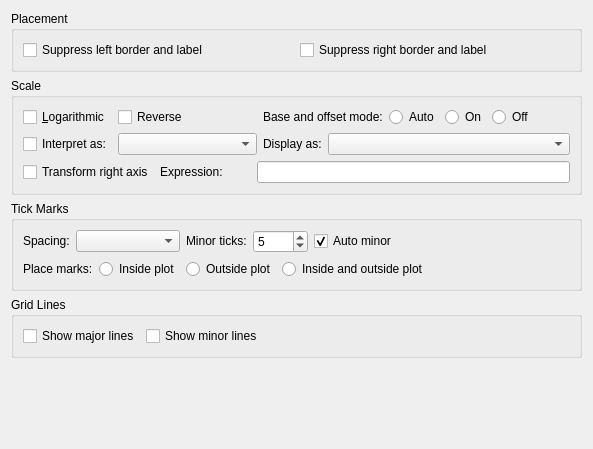
     <widget class="QWidget" name="TabPage">
      <attribute name="title">
       <string>Y Axis</string>
      </attribute>
      <layout class="QGridLayout">
       <item row="1" column="0">
        <widget class="Q3ButtonGroup" name="ButtonGroup1_2_2">
         <property name="sizePolicy">
          <sizepolicy hsizetype="Preferred" vsizetype="Fixed">
           <horstretch>0</horstretch>
           <verstretch>0</verstretch>
          </sizepolicy>
         </property>
         <property name="title">
          <string>Scale</string>
         </property>
         <layout class="QGridLayout">
          <item row="1" column="0">
           <widget class="QCheckBox" name="_checkBoxYInterpret">
            <property name="text">
             <string>Interpret as:</string>
            </property>
            <attribute name="buttonGroup">
             <string/>
            </attribute>
           </widget>
          </item>
          <item row="1" column="1" colspan="4">
           <widget class="QComboBox" name="_comboBoxYInterpret">
            <property name="sizePolicy">
             <sizepolicy hsizetype="MinimumExpanding" vsizetype="Fixed">
              <horstretch>0</horstretch>
              <verstretch>0</verstretch>
             </sizepolicy>
            </property>
           </widget>
          </item>
          <item row="0" column="0">
           <widget class="QCheckBox" name="YIsLog">
            <property name="sizePolicy">
             <sizepolicy hsizetype="Fixed" vsizetype="Fixed">
              <horstretch>0</horstretch>
              <verstretch>0</verstretch>
             </sizepolicy>
            </property>
            <property name="text">
             <string>&amp;Logarithmic</string>
            </property>
            <attribute name="buttonGroup">
             <string/>
            </attribute>
           </widget>
          </item>
          <item row="1" column="6" colspan="5">
           <widget class="QComboBox" name="_comboBoxYDisplay">
            <property name="sizePolicy">
             <sizepolicy hsizetype="MinimumExpanding" vsizetype="Fixed">
              <horstretch>0</horstretch>
              <verstretch>0</verstretch>
             </sizepolicy>
            </property>
           </widget>
          </item>
          <item row="2" column="0" colspan="2">
           <widget class="QCheckBox" name="_yTransformRight">
            <property name="text">
             <string>Transform right axis</string>
            </property>
            <attribute name="buttonGroup">
             <string/>
            </attribute>
           </widget>
          </item>
          <item row="1" column="5">
           <widget class="QLabel" name="textLabelYDisplayAs">
            <property name="text">
             <string>Display as:</string>
            </property>
            <property name="wordWrap">
             <bool>false</bool>
            </property>
            <property name="buddy">
             <cstring>_comboBoxYDisplay</cstring>
            </property>
           </widget>
          </item>
          <item row="2" column="2" colspan="2">
           <widget class="QLabel" name="textLabel3_4">
            <property name="text">
             <string>Expression:</string>
            </property>
            <property name="wordWrap">
             <bool>false</bool>
            </property>
            <property name="buddy">
             <cstring>_yTransformRightExp</cstring>
            </property>
           </widget>
          </item>
          <item row="2" column="4" colspan="7">
           <widget class="QLineEdit" name="_yTransformRightExp"/>
          </item>
          <item row="0" column="1" colspan="2">
           <widget class="QCheckBox" name="_yReversed">
            <property name="text">
             <string>Reverse</string>
            </property>
            <attribute name="buttonGroup">
             <string/>
            </attribute>
           </widget>
          </item>
          <item row="0" column="5" colspan="2">
           <widget class="QLabel" name="textLabel1_6_2_2">
            <property name="text">
             <string>Base and offset mode:</string>
            </property>
            <property name="wordWrap">
             <bool>false</bool>
            </property>
           </widget>
          </item>
          <item row="0" column="3">
           <spacer name="spacer34">
            <property name="orientation">
             <enum>Qt::Horizontal</enum>
            </property>
            <property name="sizeType">
             <enum>QSizePolicy::Expanding</enum>
            </property>
            <property name="sizeHint" stdset="0">
             <size>
              <width>30</width>
              <height>20</height>
             </size>
            </property>
           </spacer>
          </item>
          <item row="0" column="10">
           <spacer name="spacer34_3">
            <property name="orientation">
             <enum>Qt::Horizontal</enum>
            </property>
            <property name="sizeType">
             <enum>QSizePolicy::Expanding</enum>
            </property>
            <property name="sizeHint" stdset="0">
             <size>
              <width>30</width>
              <height>20</height>
             </size>
            </property>
           </spacer>
          </item>
          <item row="0" column="7">
           <widget class="QRadioButton" name="_yOffsetAuto">
            <property name="text">
             <string>Auto</string>
            </property>
           </widget>
          </item>
          <item row="0" column="8">
           <widget class="QRadioButton" name="_yOffsetOn">
            <property name="text">
             <string>On</string>
            </property>
           </widget>
          </item>
          <item row="0" column="9">
           <widget class="QRadioButton" name="_yOffsetOff">
            <property name="text">
             <string>Off</string>
            </property>
           </widget>
          </item>
         </layout>
        </widget>
       </item>
       <item row="0" column="0">
        <widget class="Q3ButtonGroup" name="buttonGroup16_2">
         <property name="title">
          <string>Placement</string>
         </property>
         <layout class="QGridLayout">
          <item row="0" column="0">
           <widget class="QCheckBox" name="_suppressLeft">
            <property name="text">
             <string>Suppress left border and label</string>
            </property>
            <attribute name="buttonGroup">
             <string/>
            </attribute>
           </widget>
          </item>
          <item row="0" column="1">
           <widget class="QCheckBox" name="_suppressRight">
            <property name="text">
             <string>Suppress right border and label</string>
            </property>
            <attribute name="buttonGroup">
             <string/>
            </attribute>
           </widget>
          </item>
         </layout>
        </widget>
       </item>
       <item row="3" column="0">
        <widget class="Q3ButtonGroup" name="buttonGroup6_2">
         <property name="title">
          <string>Grid Lines</string>
         </property>
         <layout class="QGridLayout">
          <item row="0" column="0">
           <widget class="QCheckBox" name="_yMajorGrid">
            <property name="sizePolicy">
             <sizepolicy hsizetype="Fixed" vsizetype="Fixed">
              <horstretch>0</horstretch>
              <verstretch>0</verstretch>
             </sizepolicy>
            </property>
            <property name="text">
             <string>Show major lines</string>
            </property>
            <attribute name="buttonGroup">
             <string/>
            </attribute>
           </widget>
          </item>
          <item row="0" column="1">
           <widget class="QCheckBox" name="_yMinorGrid">
            <property name="sizePolicy">
             <sizepolicy hsizetype="Fixed" vsizetype="Fixed">
              <horstretch>0</horstretch>
              <verstretch>0</verstretch>
             </sizepolicy>
            </property>
            <property name="text">
             <string>Show minor lines</string>
            </property>
            <attribute name="buttonGroup">
             <string/>
            </attribute>
           </widget>
          </item>
          <item row="0" column="2">
           <spacer name="spacer28_2">
            <property name="orientation">
             <enum>Qt::Horizontal</enum>
            </property>
            <property name="sizeType">
             <enum>QSizePolicy::Expanding</enum>
            </property>
            <property name="sizeHint" stdset="0">
             <size>
              <width>190</width>
              <height>20</height>
             </size>
            </property>
           </spacer>
          </item>
         </layout>
        </widget>
       </item>
       <item row="2" column="0">
        <widget class="Q3ButtonGroup" name="buttonGroup18">
         <property name="title">
          <string>Tick Marks</string>
         </property>
         <layout class="QGridLayout">
          <item row="0" column="0">
           <widget class="QLabel" name="textLabel5">
            <property name="sizePolicy">
             <sizepolicy hsizetype="Fixed" vsizetype="Fixed">
              <horstretch>0</horstretch>
              <verstretch>0</verstretch>
             </sizepolicy>
            </property>
            <property name="text">
             <string>Spacing:</string>
            </property>
            <property name="wordWrap">
             <bool>false</bool>
            </property>
            <property name="buddy">
             <cstring>_yMajorTickSpacing</cstring>
            </property>
           </widget>
          </item>
          <item row="0" column="3">
           <widget class="QLabel" name="textLabel3_2_2">
            <property name="sizePolicy">
             <sizepolicy hsizetype="Fixed" vsizetype="Fixed">
              <horstretch>0</horstretch>
              <verstretch>0</verstretch>
             </sizepolicy>
            </property>
            <property name="text">
             <string>Minor ticks:</string>
            </property>
            <property name="wordWrap">
             <bool>false</bool>
            </property>
            <property name="buddy">
             <cstring>_yMinorTicks</cstring>
            </property>
           </widget>
          </item>
          <item row="0" column="4" colspan="2">
           <widget class="QSpinBox" name="_yMinorTicks">
            <property name="maximum">
             <number>50</number>
            </property>
            <property name="value">
             <number>5</number>
            </property>
           </widget>
          </item>
          <item row="0" column="6">
           <widget class="QCheckBox" name="_yMinorTicksAuto">
            <property name="sizePolicy">
             <sizepolicy hsizetype="Fixed" vsizetype="Fixed">
              <horstretch>0</horstretch>
              <verstretch>0</verstretch>
             </sizepolicy>
            </property>
            <property name="text">
             <string>Auto minor</string>
            </property>
            <property name="checked">
             <bool>true</bool>
            </property>
            <attribute name="buttonGroup">
             <string/>
            </attribute>
           </widget>
          </item>
          <item row="1" column="0" colspan="2">
           <widget class="QLabel" name="textLabel4_3">
            <property name="text">
             <string>Place marks:</string>
            </property>
            <property name="wordWrap">
             <bool>false</bool>
            </property>
           </widget>
          </item>
          <item row="0" column="7" colspan="2">
           <spacer name="spacer35">
            <property name="orientation">
             <enum>Qt::Horizontal</enum>
            </property>
            <property name="sizeType">
             <enum>QSizePolicy::Expanding</enum>
            </property>
            <property name="sizeHint" stdset="0">
             <size>
              <width>70</width>
              <height>20</height>
             </size>
            </property>
           </spacer>
          </item>
          <item row="1" column="2">
           <widget class="QRadioButton" name="_yMarksInsidePlot">
            <property name="text">
             <string>Inside plot</string>
            </property>
           </widget>
          </item>
          <item row="1" column="3" colspan="2">
           <widget class="QRadioButton" name="_yMarksOutsidePlot">
            <property name="text">
             <string>Outside plot</string>
            </property>
           </widget>
          </item>
          <item row="1" column="5" colspan="3">
           <widget class="QRadioButton" name="_yMarksInsideAndOutsidePlot">
            <property name="text">
             <string>Inside and outside plot</string>
            </property>
           </widget>
          </item>
          <item row="1" column="8">
           <spacer name="spacer36">
            <property name="orientation">
             <enum>Qt::Horizontal</enum>
            </property>
            <property name="sizeType">
             <enum>QSizePolicy::Expanding</enum>
            </property>
            <property name="sizeHint" stdset="0">
             <size>
              <width>50</width>
              <height>20</height>
             </size>
            </property>
           </spacer>
          </item>
          <item row="0" column="1" colspan="2">
           <widget class="QComboBox" name="_yMajorTickSpacing"/>
          </item>
         </layout>
        </widget>
       </item>
       <item row="4" column="0">
        <spacer name="spacer37">
         <property name="orientation">
          <enum>Qt::Vertical</enum>
         </property>
         <property name="sizeType">
          <enum>QSizePolicy::Expanding</enum>
         </property>
         <property name="sizeHint" stdset="0">
          <size>
           <width>20</width>
           <height>80</height>
          </size>
         </property>
        </spacer>
       </item>
      </layout>
     </widget>
